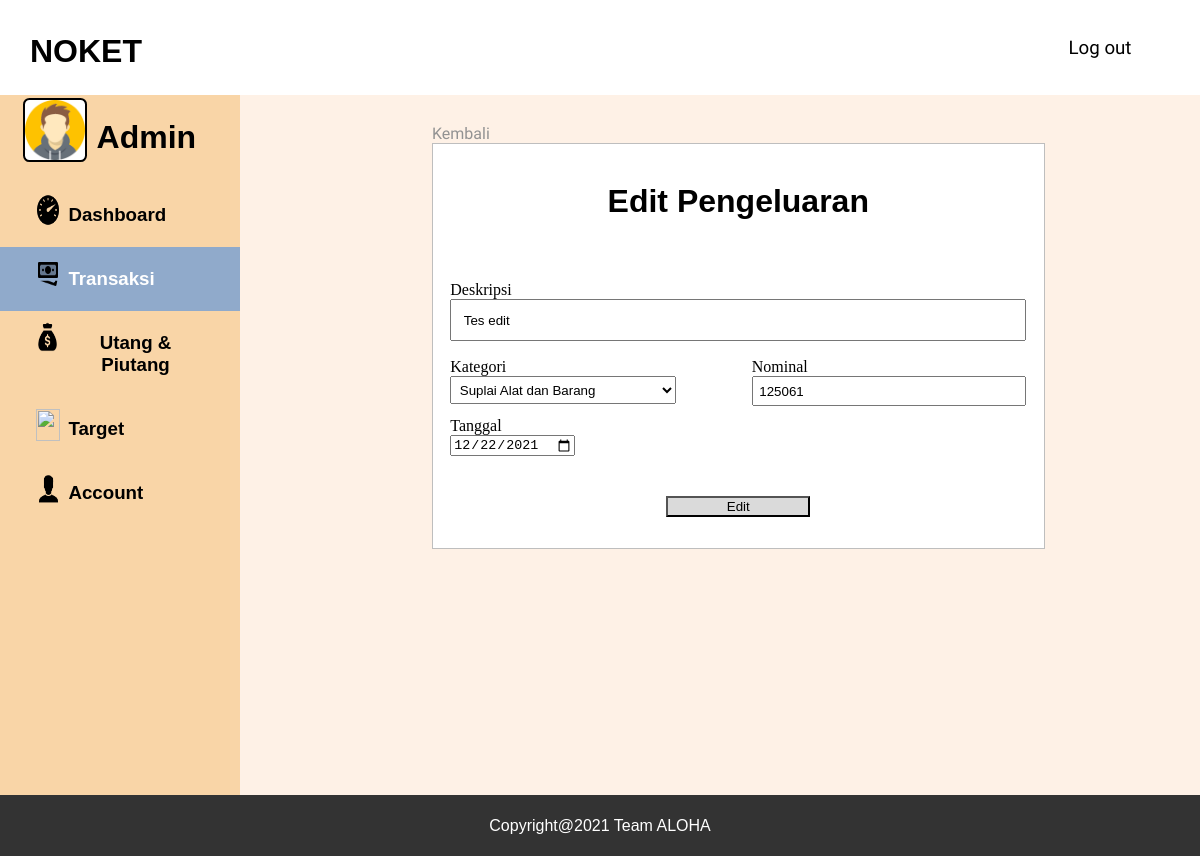
Page /edit-transaksi-pengeluaran.php?id=5 on the committed database.
### tables this page shows
CREATE TABLE `catatankeuangan` (
  `id` int(255) NOT NULL,
  `jumlah` int(255) NOT NULL,
  `tanggal` date NOT NULL,
  `keterangan` varchar(255) NOT NULL,
  `id_pengguna` int(255) NOT NULL,
  `id_subkategori` int(255) NOT NULL
);

### edit-transaksi-pengeluaran.php (the view, shortened to what this page needs)
<?php
include 'php/koneksi.php';
    $sql2 = "SELECT * FROM catatankeuangan cu INNER JOIN subkategori sk ON cu.id_subkategori = sk.id WHERE cu.id = '$_GET[id]'";
    $result2 = mysqli_query($conn, $sql2);
    $row2 = mysqli_fetch_assoc($result2);
?>
<html>
    <head>
        <link rel="stylesheet" href="css/edit-transaksi-pengeluaran.css">
    </head>
    <body>
    <div id="page">
        <div class = "navbar">
            <div class="navbarLogo">
                <h1>NOKET<h1>
            </div>
                <nav>
                        <ul class="navbarMenu">
                            <li><h3><a href="php/logout.php">Log out</a></h3></li>
                        </ul>
                </nav>
        </div>
        <div id="isi-page">
            <div id="sidebar">
                <div class="sidebar-item-profile">
                    <div id="sidebar-image-container">
                        <img src="foto/avatar-icon.png" alt="#" id="sidebar-image-profile">
                        <h1>Admin</h1>
                    </div>
                </div>
                <a href="mainPage.php" class="sidebar-item-container">
                    <div class="sidebar-item">
                        <div id="sidebar-item-icon">
                            <img src="foto/icons8-dashboard-100.png" alt="" id="sidebar-image">
                        </div>
                        <div class="sidebar-item-text">
                            <h3>Dashboard</h3>
                        </div>
                    </div>
                </a>
                <a href="#" class="sidebar-item-container collapsible  selected">
                    <div class="sidebar-item">
                        <div id="sidebar-item-icon">
                            <img src="foto/icons8-money-96.png" alt="" id="sidebar-image">
                        </div>
                        <div class="sidebar-item-text">
                            <h3>Transaksi</h3>
                        </div>
                    </div>
                </a>
                <a href="#" class="sidebar-item-container collapsible">
                    <div class="sidebar-item">
                        <div id="sidebar-item-icon">
                            <img src="foto/icons8-money-bag-90.png" alt="" id="sidebar-image">
                        </div>
                        <div class="sidebar-item-text">
                            <h3>Utang & Piutang</h3>
                        </div>
                    </div>
                </a>
                <a href="#" class="sidebar-item-container">
                    <div class="sidebar-item">
                        <div id="sidebar-item-icon">
                            <img src="foto/icons8-goal-100.png" alt="" id="sidebar-image">
                        </div>
                        <div class="sidebar-item-text">
                            <h3>Target</h3>
                        </div>
                    </div>
            </a>
                <a href="#" class="sidebar-item-container collapsible">
                    <div class="sidebar-item">
                        <div id="sidebar-item-icon">
                            <img src="foto/icons8-account-100.png" alt="" id="sidebar-image">
                        </div>
                        <div class="sidebar-item-text">
                            <h3>Account</h3>
                        </div>
                    </div>
                </a>
            </div>
            <div id="content-card">
                <div id="content-container">
                    <form action="php/edit-transaksi.php?id=<?php echo $_GET['id'];?>" method="POST">
                        <a href="pengeluaran.php" style="color:929292; text-decoration: none; margin-top:5%;">Kembali</a>
                        <div class="laporan-container">
                            <div class="laporan-card">
                                <div class="laporan-card-judul">
                                    <h1>Edit Pengeluaran</h1>
                                </div>
                                <div class="laporan-card-main1">
                                    <label for="input-deskripsi">Deskripsi</label>
                                    <input type="text" name="deskripsi" id="" value="<?php echo $row2['keterangan']; ?>">
                                </div>
                                <div class="laporan-card-main3">
                                    <label for="input-kategori">Kategori</label>
                                    <select name="kategori" id="">
                                        <option value="suplai alat dan barang">Suplai Alat dan Barang</option>
                                    </select>
                                </div>
                                <div class="laporan-card-main4">
                                    <label for="input-nominal">Nominal</label>
                                    <input type="number" name="nominal" id="" value="<?php echo $row2['jumlah']; ?>">
                                </div>
                                <div class="laporan-card-main5">
                                    <label for="input-tanggal" style="display: block;">Tanggal</label>
                                    <input type="date" name="tanggal" id="" value="<?php echo $row2['tanggal']; ?>">
                                </div>
                                <div class="laporan-card-button">
                                    <input type="submit" name="" id="" value="Edit">
                                </div>
                            </div>
                        </div>
                    </form>
                </div>
            </div>
        </div>
        <div id="footer">
            <h4>Copyright@2021 Team ALOHA </h4>
        </div>
    </div>
    </body>
</html>

### css/edit-transaksi-pengeluaran.css (style rules this page uses)
body,head { margin: 0; padding: 0; }
h1,h2,h3,h4 { font-family: 'Work-Sans',sans-serif; }
h3 a { font-weight: lighter; }
p,a { font-family: 'Work Sans', sans-serif; }
#isi-page { width: 100%; height: auto; display: flex; flex-wrap: nowrap; }
.navbarLogo { color: black; float: left; text-align: left; margin-top: 1%; margin-left: 30px; }
ol,ul { list-style: none; }
.navbarMenu { font-family: "Work Sans"; float: right; background-color: #FFF; text-align: center; justify-content: center; display: flex; position: relative; }
.navbarMenu li { display:block; width:200px; float:right; margin-left:10px; font-weight: bolder; }
.navbarMenu a { display:block; padding:1%; text-decoration:none; background-color:#fff; color:black; }
#sidebar { width: 20%; min-height: 87.5vh; background-color: F9D5A7; }
.sidebar-item-profile { width: 90%; height: auto; display: flex; margin: auto; text-align: center; padding: 1%; margin-bottom: 1%; border-bottom: px solid black; }
.sidebar-item-container { width: 100%; height: auto; display: block; text-decoration: none; color: black; border: none; }
.sidebar-item { width: 70%; height: auto; display: flex; margin: auto; text-align: center; padding: 1%; }
#sidebar-item-icon { width: 2vw; height: 4vh; display: flex; margin-right: 5%; margin-top: 4%; }
#sidebar-image-profile { width: 10vh; height: 5vw; margin-right: 15%; border: solid 2px black; border-radius: 10%; background-color: white; }
#sidebar-image { width: 100%; height: 100%; margin-top: 10%; }
#sidebar-image-container { width: 30%; height: 20%; display: flex; margin: auto; margin-right: 65%; }
.selected { background-color: #90AACB; color: white; }
#content-card { width: 80%; height: auto; background-color: FEF1E6; }
#content-container { width: 60%; height: auto; margin: auto; margin-top: 3%; }
.laporan-container { width: 100%; height: auto; }
.laporan-card { width: 100%; height: auto; display: grid; margin-bottom: 3%; grid-template-areas: 'header header' 'main1 main1' 'main3 main4' 'main5 auto' 'footer footer' ; row-gap: 3%; border: 1px solid #BEBEBE; background-color: white; padding: 3%; }
.laporan-card-judul { grid-area: header; font-weight: bold; text-align: center; margin-bottom:5% ; }
.laporan-card-main1 { grid-area: main1; text-align: left; margin: auto; width: 100%; margin-bottom: 1% ; }
.laporan-card-main1 input[type="text"], .laporan-card-main2 select, .laporan-card-main3 select, .laporan-card-main4 input[type="number"] , .laporan-card-main4 input[type="date"] { width: 100%; height: auto; padding: 2%; }
.laporan-card-main3 { grid-area: main3; text-align: left; width: 75%; }
.laporan-card-main4 { grid-area: main4; text-align: left; width: 100%; }
.laporan-card-main5 { grid-area: main5; text-align: left; margin: auto; width: 100%; }
.laporan-card-button { grid-area: footer; text-align: left; margin: auto; width: 25%; height: 20%; margin-top: 5%; margin-bottom: 10%; }
.laporan-card-button input[type="submit"] { width: 100%; height: auto; background-color: DADADA; }
#footer { width: 100%; height: auto; background: #333; color: #fff; position: absolute; margin: auto; text-align: center; font-family: Work-Sans; }
#footer h4 { font-weight: lighter; }

### rows in the picture
catatankeuangan: deskripsi "Tes edit", nominal "125061", tanggal "12/22/2021"
